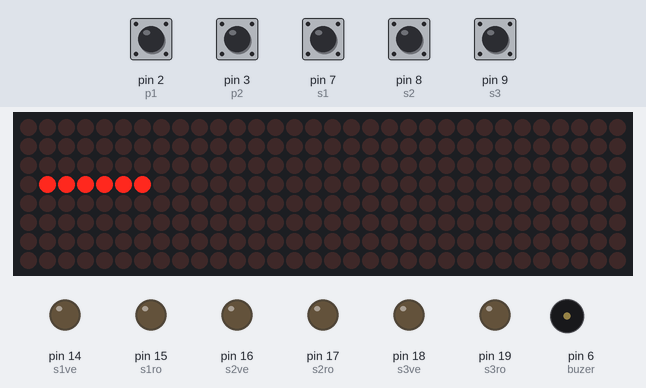
Simulated run of this sketch. Board: Arduino Uno, built with avr-gcc and run on an emulated ATmega328P. Shown: 32×8 LED matrix, output pins drawn as LEDs (lit = HIGH), buzzer (waves = sounding). Dashed ring = blinking. The test bench sets the inputs (shaded band); at power-on: pin 2 (p1), pin 3 (p2), pin 7 (s1), pin 8 (s2), pin 9 (s3) HIGH. Random numbers use the default seed unless the sketch sets one.

Above: at 1.2 s.
1.3 s: pin 2 (p1) pulled LOW for 0.15 s
At 2.5 s:
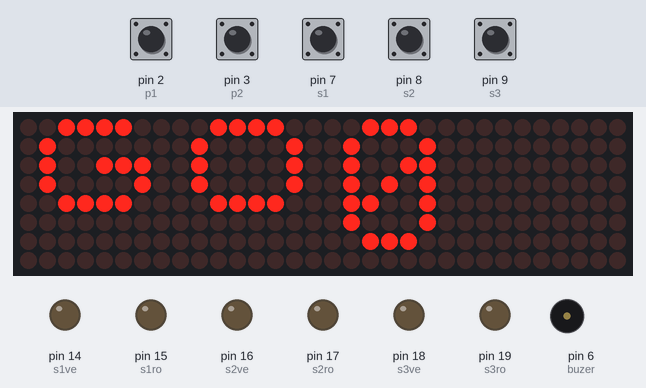
At 3.56 s:
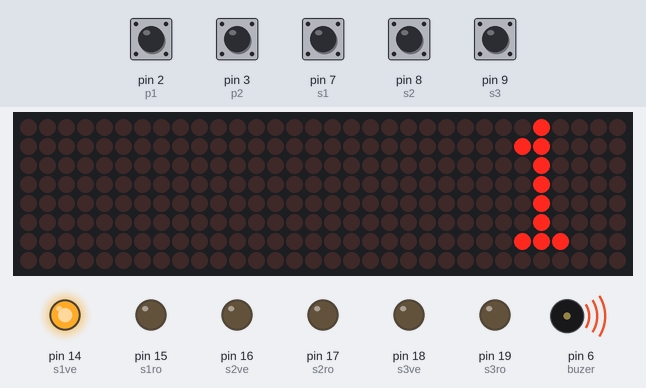
4.4 s: pin 7 (s1) pulled LOW for 1 s
At 4.97 s:
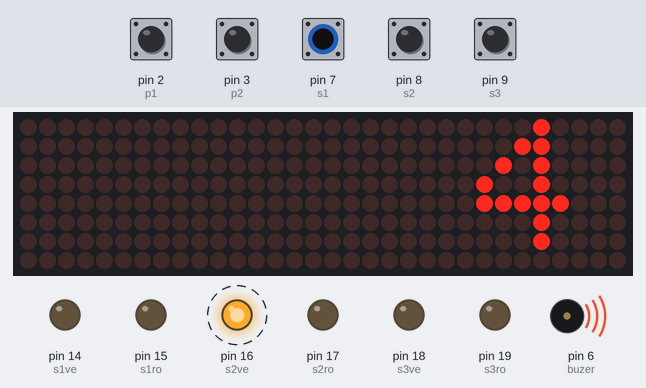
7.0 s: pin 8 (s2) pulled LOW for 1 s
11.0 s: pin 7 (s1) pulled LOW for 0.15 s
At 12.62 s:
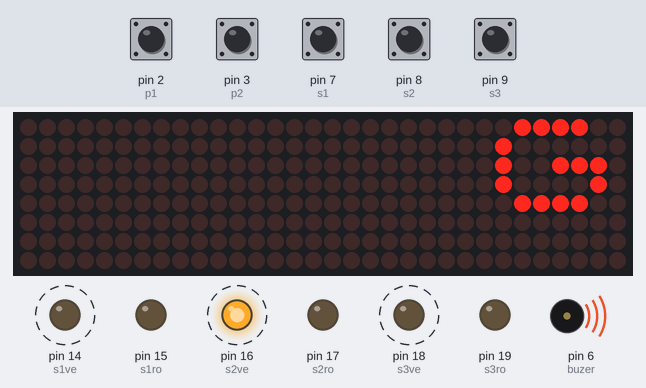
14.1 s: pin 9 (s3) pulled LOW for 0.15 s
15.9 s: pin 9 (s3) pulled LOW for 1 s
Timing chart, 0 to 19.7 s (numbered marks = the images above; inputs shaded):
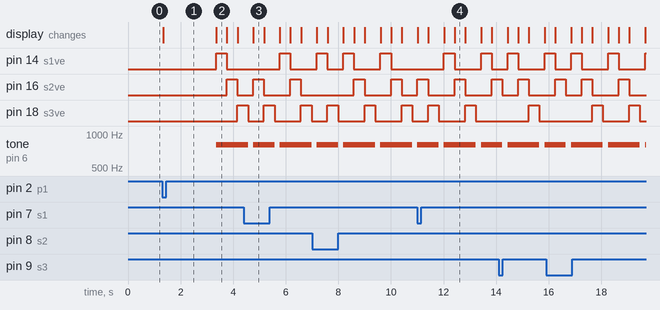

Measured:
- after the input at 1.3 s, pin 14 (s1ve): LOW → HIGH after 2.1 s, → LOW 0.40 s later; pin 16 (s2ve): LOW → HIGH after 2.5 s, → LOW 0.40 s later; pin 18 (s3ve): LOW → HIGH after 2.9 s; tone on pin 6 (buzer): silent → 800 Hz after 2.1 s; the display: changes after 0.05 s (image 1)
- what the display in image 2 shows lasts 0.4 s, from 3.4 s to 3.8 s

The sketch:

bersagli_nerf_test.ino
```cpp
/*******************************************
      progetto: corso BASE Arduino
   descrizione: bersaglio NERF
 versione data: 5-04-2019
    componenti: arduino e kit per bersagli
        autore: www.AldoPi.it
 *******************************************
*/

#define s1ve 14
#define s1ro 15
#define s2ve 16
#define s2ro 17
#define s3ve 18
#define s3ro 19

#define s1 7
#define s2 8
#define s3 9

#define p1 2
#define p2 3
#define p3 4
#define p4 5

#define buzer 6

int punti = 0;
int i;
int x;

#include "LedControl.h"
// #include "FontLEDClock.h"
#include "Wire.h"

#define lcd8x8_clk 12
#define lcd8x8_cs  11
#define lcd8x8_din 10
LedControl lcd8x8 = LedControl(lcd8x8_din, lcd8x8_clk, lcd8x8_cs, 4);
byte intensity = 7;
byte font[13][7] = {
  B00111000,     //0
  B01000100,
  B01001100,
  B01010100,
  B01100100,
  B01000100,
  B00111000,

  B00010000,   //1
  B00110000,
  B00010000,
  B00010000,
  B00010000,
  B00010000,
  B00111000,

  B00111000,   //2
  B01000100,
  B00000100,
  B00001000,
  B00010000,
  B00100000,
  B01111100,

  B01111100,   //3
  B00001000,
  B00010000,
  B00001000,
  B00000100,
  B01000100,
  B00111000,

  B00010000,   //4
  B00110000,
  B01010000,
  B10010000,
  B11111000,
  B00010000,
  B00010000,

  B01111100,   //5
  B01000000,
  B01111000,
  B00000100,
  B00000100,
  B01000100,
  B00111000,

  B00011000,   //6
  B00100000,
  B01000000,
  B01111000,
  B01000100,
  B01000100,
  B00111000,

  B01111100,   //7
  B01000100,
  B00000100,
  B00001000,
  B00010000,
  B00010000,
  B00010000,

  B00111000,   //8
  B01000100,
  B01000100,
  B00111000,
  B01000100,
  B01000100,
  B00111000,

  B00111000,   //9
  B01000100,
  B01000100,
  B00111100,
  B00000100,
  B00001000,
  B00110000,

  B00111100,   //G
  B01000000,
  B01001110,
  B01000010,
  B00111100,
  B00000000,
  B00000000,

  B00111100,   //o
  B01000010,
  B01000010,
  B01000010,
  B00111100,
  B00000000,
  B00000000,

  B00000000,   //-
  B00000000,
  B00000000,
  B01111110,
  B00000000,
  B00000000,
  B00000000
};

void setup() {  // ---------------  setup

  pinMode(p1, INPUT_PULLUP);
  pinMode(p2, INPUT_PULLUP);
  pinMode(p3, INPUT_PULLUP);
  pinMode(p4, INPUT_PULLUP);
  pinMode(buzer, OUTPUT);
  pinMode(s1ve, OUTPUT);
  pinMode(s1ro, OUTPUT);
  pinMode(s2ve, OUTPUT);
  pinMode(s2ro, OUTPUT);
  pinMode(s3ve, OUTPUT);
  pinMode(s3ro, OUTPUT);
  pinMode(s1, INPUT_PULLUP);
  pinMode(s2, INPUT_PULLUP);
  pinMode(s3, INPUT_PULLUP);

  for (int address = 0; address < 4; address++) {
    lcd8x8.shutdown(address, false);
    lcd8x8.setIntensity(address, intensity);
    lcd8x8.clearDisplay(address);
  }
}

void clear_display() {
  for (byte address = 0; address < 4; address++) {
    lcd8x8.clearDisplay(address);
  }
}

void numero(int disp, int val) {
  if (val == 99) {
    lcd8x8.clearDisplay(disp);
  } else {
    lcd8x8.setRow(disp, 0, font[val] [0]);
    lcd8x8.setRow(disp, 1, font[val] [1]);
    lcd8x8.setRow(disp, 2, font[val] [2]);
    lcd8x8.setRow(disp, 3, font[val] [3]);
    lcd8x8.setRow(disp, 4, font[val] [4]);
    lcd8x8.setRow(disp, 5, font[val] [5]);
    lcd8x8.setRow(disp, 6, font[val] [6]);
  }
}


void loop() {  // ----------------  loop
  numero(3, 12);
  numero(2, 99);
  numero(1, 99);
  numero(0, 99);
  if (digitalRead(p1) == 0) game0();
  if (digitalRead(p2) == 0) game1();
  delay(100);
}

void game0() {
  numero(3, 10); numero(2, 11); numero(1, 0); numero(0, 99);
  delay(2000);
  numero(3, 99);  numero(2, 99); numero(1, 99); numero(0, 0);
  punti = 0;
  for (i = 0; i < 500; i++) {
    if (punti > 8) punti = 0;
    if (digitalRead(s1)) {
      digitalWrite(s1ve, 1);
      tone(buzer, 800);
      numero(0, ++punti);
      delay(400);
      noTone(buzer);
      digitalWrite(s1ve, 0);
    }
    if (digitalRead(s2)) {
      digitalWrite(s2ve, 1);
      tone(buzer, 800);
      numero(0, ++punti);
      delay(400);
      noTone(buzer);
      digitalWrite(s2ve, 0);
    }
    if (digitalRead(s3)) {
      digitalWrite(s3ve, 1);
      tone(buzer, 800);
      numero(0, ++punti);
      delay(400);
      noTone(buzer);
      digitalWrite(s3ve, 0);
    }
    delay(200);
    if (digitalRead(p1) == 0) {
      while (digitalRead(p1) == 0) {};
      return;
    };
  }
}

void game1() {
  int tempo = 0;
  int sagoma = 0;
  punti = 0;
  numero(3, 10); numero(2, 11); numero(1, 1); numero(0, 99);
  delay(1000);
  numero(3, 99);  numero(2, 99); numero(1, 99); numero(0, punti);
  for (i = 1; i < 7; i++) {
    numero(3, i);
    tempo = random(2, 8);
    sagoma = random(1, 4);
    delay(2000);
    switch (sagoma) {
      case 1:
        digitalWrite(s1ve, 1);
        digitalWrite(s1ro, 1);
        break;
      case 2:
        digitalWrite(s2ve, 1);
        digitalWrite(s2ro, 1);
        break;
      case 3:
        digitalWrite(s3ve, 1);
        digitalWrite(s3ro, 1);
        break;
    }
    for (x = 0; x < 16; x++) {
      if (digitalRead(s1) and sagoma == 1) {
        tone(buzer, 800);
        numero(0, ++punti);
        delay(400);
        noTone(buzer);
        x = 200;
      }  else if (digitalRead(s2) and sagoma == 2) {
        tone(buzer, 800);
        numero(0, ++punti);
        delay(400);
        noTone(buzer);
        x = 200;
      }  else if (digitalRead(s3) and sagoma == 3) {
        tone(buzer, 800);
        numero(0, ++punti);
        delay(400);
        noTone(buzer);
        x = 200;
      }
      delay(200);
    }
    if (x < 100) {
      tone(buzer, 300);
      delay(400);
      noTone(buzer);
    }
    digitalWrite(s1ve, 0);
    digitalWrite(s1ro, 0);
    digitalWrite(s2ve, 0);
    digitalWrite(s2ro, 0);
    digitalWrite(s3ve, 0);
    digitalWrite(s3ro, 0);
  }
  delay(3000);
}
// fine programma
```
